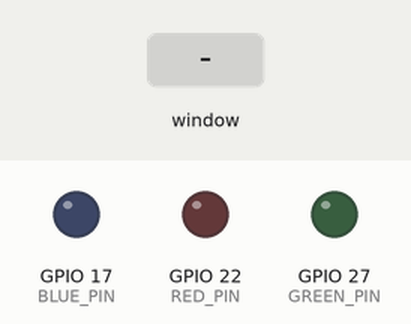
This program was run on a simulated Raspberry Pi (BCM pin numbers). Parts: output pins drawn as LEDs (lit = HIGH). The inputs (shaded band) are chosen by the test bench. The desktop window is not drawn, its controls go by their first labels and the mouse button is held 0.15 s. At 8.8 s the program stops and its outputs stay as they are.

Above: at 1.2 s.
1.3 s: control labelled "Red LED" in the window clicked
At 2.4 s:
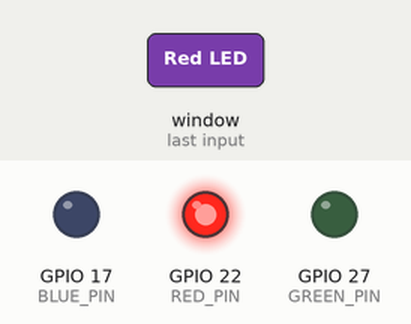
2.8 s: control labelled "Green LED" in the window clicked
At 3.6 s:
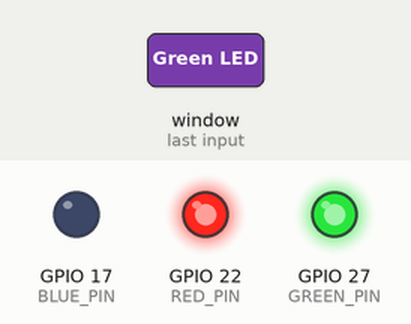
4.3 s: control labelled "Blue LED" in the window clicked
At 4.7 s:
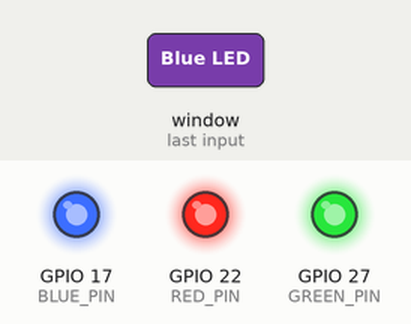
5.8 s: control labelled "Red LED" in the window clicked
At 7.0 s:
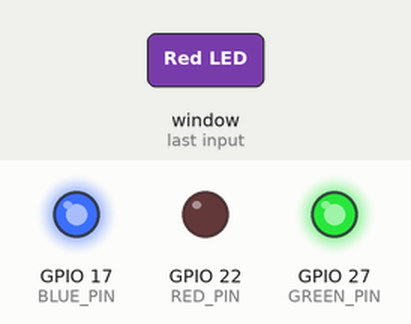
7.3 s: control labelled "Green LED" in the window clicked
At 8.2 s:
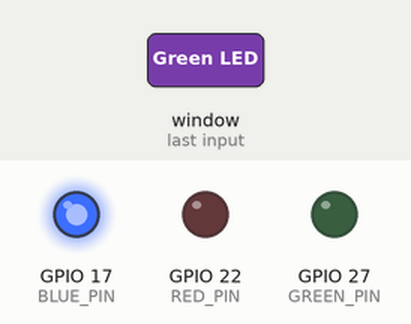
8.8 s: control labelled "Exit" in the window clicked
At 9.3 s:
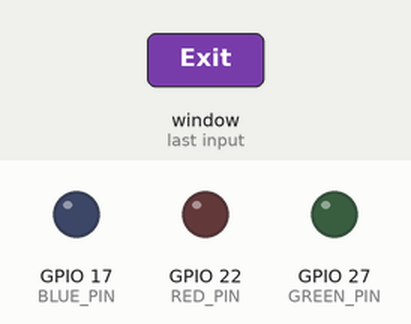
Timing chart, 0 to 10.3 s (numbered marks = the images above; inputs shaded):
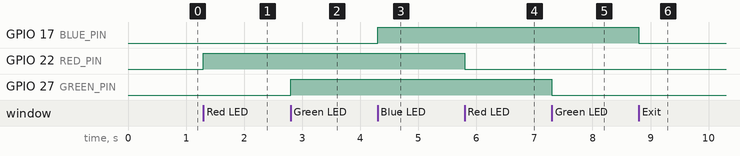

Measured:
- after the input at 1.3 s, GPIO 22 (RED_PIN): LOW → HIGH at once
- after the input at 2.8 s, GPIO 27 (GREEN_PIN): LOW → HIGH at once
- after the input at 4.3 s, GPIO 17 (BLUE_PIN): LOW → HIGH at once
- after the input at 5.8 s, GPIO 22 (RED_PIN): HIGH → LOW at once
- after the input at 7.3 s, GPIO 27 (GREEN_PIN): HIGH → LOW at once
- after the input at 8.8 s, GPIO 17 (BLUE_PIN): HIGH → LOW at once

The program:

ledToggle.py
```python
import RPi.GPIO as GPIO
import tkinter as tk

# Setup GPIO
GPIO.setmode(GPIO.BCM)
RED_PIN = 22
GREEN_PIN = 27
BLUE_PIN = 17

# Set up the GPIO pins as outputs
GPIO.setup(RED_PIN, GPIO.OUT)
GPIO.setup(GREEN_PIN, GPIO.OUT)
GPIO.setup(BLUE_PIN, GPIO.OUT)

# Function to update LED states based on toggle button states
def update_leds():
    GPIO.output(RED_PIN, red_var.get())
    GPIO.output(GREEN_PIN, green_var.get())
    GPIO.output(BLUE_PIN, blue_var.get())

# Function to exit the GUI and cleanup GPIO
def exit_gui():
    GPIO.output(RED_PIN, GPIO.LOW)
    GPIO.output(GREEN_PIN, GPIO.LOW)
    GPIO.output(BLUE_PIN, GPIO.LOW)
    GPIO.cleanup()
    root.destroy()

# Create the main window
root = tk.Tk()
root.title("LED Control")

# Create Boolean variables for toggle buttons
red_var = tk.BooleanVar(value=False)
green_var = tk.BooleanVar(value=False)
blue_var = tk.BooleanVar(value=False)

# Create toggle buttons for LED control
red_toggle = tk.Checkbutton(root, text="Red LED", variable=red_var, command=update_leds)
green_toggle = tk.Checkbutton(root, text="Green LED", variable=green_var, command=update_leds)
blue_toggle = tk.Checkbutton(root, text="Blue LED", variable=blue_var, command=update_leds)

# Create an exit button
exit_button = tk.Button(root, text="Exit", command=exit_gui)

# Layout
red_toggle.pack(anchor=tk.W)
green_toggle.pack(anchor=tk.W)
blue_toggle.pack(anchor=tk.W)
exit_button.pack()
root.protocol("WM_DELETE_WINDOW", exit_gui)
# Start the GUI loop
root.mainloop()
```
